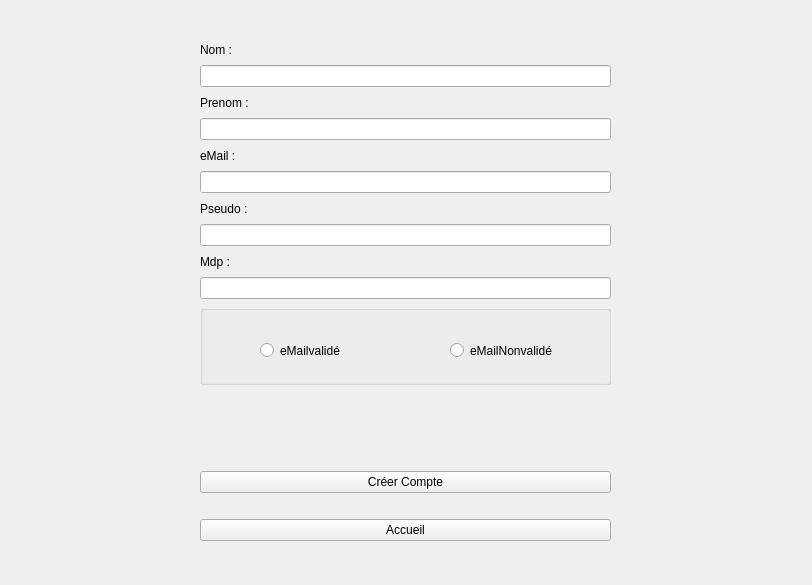
<?xml version="1.0" encoding="UTF-8"?>
<ui version="4.0">
 <class>windows</class>
 <widget class="QWidget" name="windows">
  <property name="geometry">
   <rect>
    <x>0</x>
    <y>0</y>
    <width>812</width>
    <height>585</height>
   </rect>
  </property>
  <property name="windowTitle">
   <string>ShareCount</string>
  </property>
  <widget class="QStackedWidget" name="stackedWidget">
   <property name="geometry">
    <rect>
     <x>0</x>
     <y>0</y>
     <width>811</width>
     <height>581</height>
    </rect>
   </property>
   <property name="currentIndex">
    <number>1</number>
   </property>
   <widget class="QWidget" name="connexion_inscription">
    <widget class="QWidget" name="gridLayoutWidget_5">
     <property name="geometry">
      <rect>
       <x>0</x>
       <y>0</y>
       <width>811</width>
       <height>581</height>
      </rect>
     </property>
     <layout class="QGridLayout" name="gridLayout_5">
      <item row="4" column="1">
       <widget class="QPushButton" name="bouttonInscription">
        <property name="text">
         <string>Inscription</string>
        </property>
       </widget>
      </item>
      <item row="5" column="1">
       <widget class="QPushButton" name="bouttonConnexion">
        <property name="text">
         <string>Connexion</string>
        </property>
       </widget>
      </item>
      <item row="4" column="2">
       <spacer name="horizontalSpacer_10">
        <property name="orientation">
         <enum>Qt::Horizontal</enum>
        </property>
        <property name="sizeType">
         <enum>QSizePolicy::Minimum</enum>
        </property>
        <property name="sizeHint" stdset="0">
         <size>
          <width>40</width>
          <height>20</height>
         </size>
        </property>
       </spacer>
      </item>
      <item row="6" column="1">
       <spacer name="verticalSpacer_9">
        <property name="orientation">
         <enum>Qt::Vertical</enum>
        </property>
        <property name="sizeHint" stdset="0">
         <size>
          <width>20</width>
          <height>40</height>
         </size>
        </property>
       </spacer>
      </item>
      <item row="0" column="1">
       <spacer name="verticalSpacer_10">
        <property name="orientation">
         <enum>Qt::Vertical</enum>
        </property>
        <property name="sizeType">
         <enum>QSizePolicy::Minimum</enum>
        </property>
        <property name="sizeHint" stdset="0">
         <size>
          <width>20</width>
          <height>150</height>
         </size>
        </property>
       </spacer>
      </item>
      <item row="3" column="1">
       <widget class="QLabel" name="label">
        <property name="text">
         <string/>
        </property>
       </widget>
      </item>
      <item row="4" column="0">
       <spacer name="horizontalSpacer_11">
        <property name="orientation">
         <enum>Qt::Horizontal</enum>
        </property>
        <property name="sizeType">
         <enum>QSizePolicy::Minimum</enum>
        </property>
        <property name="sizeHint" stdset="0">
         <size>
          <width>40</width>
          <height>20</height>
         </size>
        </property>
       </spacer>
      </item>
      <item row="1" column="1">
       <widget class="QLabel" name="label_3">
        <property name="font">
         <font>
          <family>Calibri</family>
          <pointsize>41</pointsize>
         </font>
        </property>
        <property name="text">
         <string>Bonjour</string>
        </property>
        <property name="textFormat">
         <enum>Qt::AutoText</enum>
        </property>
        <property name="alignment">
         <set>Qt::AlignCenter</set>
        </property>
       </widget>
      </item>
      <item row="2" column="1">
       <spacer name="verticalSpacer_11">
        <property name="orientation">
         <enum>Qt::Vertical</enum>
        </property>
        <property name="sizeHint" stdset="0">
         <size>
          <width>20</width>
          <height>40</height>
         </size>
        </property>
       </spacer>
      </item>
     </layout>
    </widget>
   </widget>
   <widget class="QWidget" name="inscription">
    <widget class="QWidget" name="gridLayoutWidget_6">
     <property name="geometry">
      <rect>
       <x>0</x>
       <y>0</y>
       <width>811</width>
       <height>581</height>
      </rect>
     </property>
     <layout class="QGridLayout" name="gridLayout_6">
      <item row="3" column="1">
       <widget class="QLabel" name="label_5">
        <property name="text">
         <string>Prenom :</string>
        </property>
       </widget>
      </item>
      <item row="4" column="1">
       <widget class="QLineEdit" name="lineEdit_Prenom">
        <property name="echoMode">
         <enum>QLineEdit::Normal</enum>
        </property>
       </widget>
      </item>
      <item row="15" column="1">
       <spacer name="verticalSpacer_12">
        <property name="orientation">
         <enum>Qt::Vertical</enum>
        </property>
        <property name="sizeType">
         <enum>QSizePolicy::Minimum</enum>
        </property>
        <property name="sizeHint" stdset="0">
         <size>
          <width>40</width>
          <height>80</height>
         </size>
        </property>
       </spacer>
      </item>
      <item row="2" column="2">
       <spacer name="horizontalSpacer_12">
        <property name="orientation">
         <enum>Qt::Horizontal</enum>
        </property>
        <property name="sizeType">
         <enum>QSizePolicy::Preferred</enum>
        </property>
        <property name="sizeHint" stdset="0">
         <size>
          <width>200</width>
          <height>20</height>
         </size>
        </property>
       </spacer>
      </item>
      <item row="2" column="1">
       <widget class="QLineEdit" name="lineEdit_Nom"/>
      </item>
      <item row="21" column="1">
       <spacer name="verticalSpacer_13">
        <property name="orientation">
         <enum>Qt::Vertical</enum>
        </property>
        <property name="sizeType">
         <enum>QSizePolicy::Minimum</enum>
        </property>
        <property name="sizeHint" stdset="0">
         <size>
          <width>20</width>
          <height>40</height>
         </size>
        </property>
       </spacer>
      </item>
      <item row="2" column="0">
       <spacer name="horizontalSpacer_13">
        <property name="orientation">
         <enum>Qt::Horizontal</enum>
        </property>
        <property name="sizeType">
         <enum>QSizePolicy::Preferred</enum>
        </property>
        <property name="sizeHint" stdset="0">
         <size>
          <width>200</width>
          <height>20</height>
         </size>
        </property>
       </spacer>
      </item>
      <item row="8" column="1">
       <widget class="QLabel" name="label_8">
        <property name="text">
         <string>Pseudo :</string>
        </property>
       </widget>
      </item>
      <item row="19" column="1">
       <spacer name="verticalSpacer_14">
        <property name="orientation">
         <enum>Qt::Vertical</enum>
        </property>
        <property name="sizeType">
         <enum>QSizePolicy::Minimum</enum>
        </property>
        <property name="sizeHint" stdset="0">
         <size>
          <width>20</width>
          <height>20</height>
         </size>
        </property>
       </spacer>
      </item>
      <item row="1" column="1">
       <widget class="QLabel" name="label_9">
        <property name="text">
         <string>Nom :</string>
        </property>
       </widget>
      </item>
      <item row="14" column="0">
       <spacer name="verticalSpacer_15">
        <property name="orientation">
         <enum>Qt::Vertical</enum>
        </property>
        <property name="sizeType">
         <enum>QSizePolicy::Maximum</enum>
        </property>
        <property name="sizeHint" stdset="0">
         <size>
          <width>20</width>
          <height>80</height>
         </size>
        </property>
       </spacer>
      </item>
      <item row="14" column="2">
       <spacer name="verticalSpacer_16">
        <property name="orientation">
         <enum>Qt::Vertical</enum>
        </property>
        <property name="sizeType">
         <enum>QSizePolicy::Maximum</enum>
        </property>
        <property name="sizeHint" stdset="0">
         <size>
          <width>20</width>
          <height>80</height>
         </size>
        </property>
       </spacer>
      </item>
      <item row="0" column="1">
       <spacer name="verticalSpacer_17">
        <property name="orientation">
         <enum>Qt::Vertical</enum>
        </property>
        <property name="sizeType">
         <enum>QSizePolicy::Maximum</enum>
        </property>
        <property name="sizeHint" stdset="0">
         <size>
          <width>20</width>
          <height>40</height>
         </size>
        </property>
       </spacer>
      </item>
      <item row="20" column="1">
       <widget class="QPushButton" name="retourAccueil_inscription">
        <property name="text">
         <string>Accueil</string>
        </property>
       </widget>
      </item>
      <item row="12" column="1">
       <widget class="QLineEdit" name="lineEdit_Mdp_inscription">
        <property name="echoMode">
         <enum>QLineEdit::Password</enum>
        </property>
       </widget>
      </item>
      <item row="11" column="1">
       <widget class="QLabel" name="label_10">
        <property name="text">
         <string>Mdp :</string>
        </property>
       </widget>
      </item>
      <item row="18" column="1">
       <widget class="QPushButton" name="boutton_Inscription">
        <property name="text">
         <string>Créer Compte</string>
        </property>
       </widget>
      </item>
      <item row="10" column="1">
       <widget class="QLineEdit" name="lineEdit_Pseudo">
        <property name="echoMode">
         <enum>QLineEdit::Normal</enum>
        </property>
       </widget>
      </item>
      <item row="7" column="1">
       <widget class="QLineEdit" name="lineEdit_eMail_inscription"/>
      </item>
      <item row="6" column="1">
       <widget class="QLabel" name="label_11">
        <property name="text">
         <string>eMail :</string>
        </property>
       </widget>
      </item>
      <item row="14" column="1">
       <widget class="QGroupBox" name="mailValide">
        <property name="enabled">
         <bool>true</bool>
        </property>
        <property name="autoFillBackground">
         <bool>false</bool>
        </property>
        <property name="title">
         <string/>
        </property>
        <property name="flat">
         <bool>false</bool>
        </property>
        <widget class="QRadioButton" name="buttonmailvalide">
         <property name="geometry">
          <rect>
           <x>60</x>
           <y>0</y>
           <width>121</width>
           <height>91</height>
          </rect>
         </property>
         <property name="layoutDirection">
          <enum>Qt::LeftToRight</enum>
         </property>
         <property name="text">
          <string>eMailvalidé</string>
         </property>
        </widget>
        <widget class="QRadioButton" name="buttonmailInvalide">
         <property name="geometry">
          <rect>
           <x>250</x>
           <y>0</y>
           <width>131</width>
           <height>91</height>
          </rect>
         </property>
         <property name="layoutDirection">
          <enum>Qt::LeftToRight</enum>
         </property>
         <property name="text">
          <string>eMailNonvalidé</string>
         </property>
        </widget>
       </widget>
      </item>
     </layout>
    </widget>
   </widget>
   <widget class="QWidget" name="connexion">
    <widget class="QWidget" name="gridLayoutWidget_4">
     <property name="geometry">
      <rect>
       <x>0</x>
       <y>0</y>
       <width>811</width>
       <height>581</height>
      </rect>
     </property>
     <layout class="QGridLayout" name="gridLayout_4">
      <item row="1" column="2">
       <spacer name="horizontalSpacer_4">
        <property name="orientation">
         <enum>Qt::Horizontal</enum>
        </property>
        <property name="sizeType">
         <enum>QSizePolicy::Minimum</enum>
        </property>
        <property name="sizeHint" stdset="0">
         <size>
          <width>200</width>
          <height>20</height>
         </size>
        </property>
       </spacer>
      </item>
      <item row="14" column="1">
       <spacer name="verticalSpacer_7">
        <property name="orientation">
         <enum>Qt::Vertical</enum>
        </property>
        <property name="sizeHint" stdset="0">
         <size>
          <width>20</width>
          <height>40</height>
         </size>
        </property>
       </spacer>
      </item>
      <item row="1" column="1">
       <widget class="QLabel" name="label_2">
        <property name="text">
         <string>e-mail :</string>
        </property>
       </widget>
      </item>
      <item row="12" column="1">
       <widget class="QLabel" name="label_6">
        <property name="text">
         <string/>
        </property>
       </widget>
      </item>
      <item row="11" column="1">
       <widget class="QPushButton" name="boutton_connexion">
        <property name="text">
         <string>Connexion</string>
        </property>
       </widget>
      </item>
      <item row="1" column="0">
       <spacer name="horizontalSpacer_6">
        <property name="orientation">
         <enum>Qt::Horizontal</enum>
        </property>
        <property name="sizeType">
         <enum>QSizePolicy::Minimum</enum>
        </property>
        <property name="sizeHint" stdset="0">
         <size>
          <width>200</width>
          <height>20</height>
         </size>
        </property>
       </spacer>
      </item>
      <item row="13" column="1">
       <widget class="QPushButton" name="retourAccueil_connexion">
        <property name="text">
         <string>Accueil</string>
        </property>
       </widget>
      </item>
      <item row="0" column="1">
       <spacer name="verticalSpacer_6">
        <property name="orientation">
         <enum>Qt::Vertical</enum>
        </property>
        <property name="sizeHint" stdset="0">
         <size>
          <width>20</width>
          <height>40</height>
         </size>
        </property>
       </spacer>
      </item>
      <item row="4" column="1">
       <widget class="QLineEdit" name="lineEdit_eMail"/>
      </item>
      <item row="7" column="1">
       <widget class="QLabel" name="label_4">
        <property name="text">
         <string>Mot de passe :</string>
        </property>
       </widget>
      </item>
      <item row="9" column="1">
       <widget class="QLabel" name="label_7">
        <property name="text">
         <string/>
        </property>
       </widget>
      </item>
      <item row="8" column="1">
       <widget class="QLineEdit" name="lineEdit_Mdp">
        <property name="echoMode">
         <enum>QLineEdit::Password</enum>
        </property>
       </widget>
      </item>
      <item row="5" column="1">
       <spacer name="verticalSpacer_8">
        <property name="orientation">
         <enum>Qt::Vertical</enum>
        </property>
        <property name="sizeType">
         <enum>QSizePolicy::Minimum</enum>
        </property>
        <property name="sizeHint" stdset="0">
         <size>
          <width>20</width>
          <height>20</height>
         </size>
        </property>
       </spacer>
      </item>
     </layout>
    </widget>
   </widget>
   <widget class="QWidget" name="accueilUtilisateur">
    <widget class="QWidget" name="gridLayoutWidget">
     <property name="geometry">
      <rect>
       <x>0</x>
       <y>0</y>
       <width>811</width>
       <height>581</height>
      </rect>
     </property>
     <layout class="QGridLayout" name="gridLayout">
      <item row="0" column="1" colspan="3">
       <widget class="QLabel" name="NomPrenom">
        <property name="font">
         <font>
          <pointsize>23</pointsize>
         </font>
        </property>
        <property name="text">
         <string>TextLabel</string>
        </property>
        <property name="alignment">
         <set>Qt::AlignHCenter|Qt::AlignTop</set>
        </property>
       </widget>
      </item>
      <item row="2" column="0">
       <spacer name="horizontalSpacer">
        <property name="orientation">
         <enum>Qt::Horizontal</enum>
        </property>
        <property name="sizeHint" stdset="0">
         <size>
          <width>40</width>
          <height>20</height>
         </size>
        </property>
       </spacer>
      </item>
      <item row="2" column="2">
       <spacer name="horizontalSpacer_3">
        <property name="orientation">
         <enum>Qt::Horizontal</enum>
        </property>
        <property name="sizeHint" stdset="0">
         <size>
          <width>40</width>
          <height>20</height>
         </size>
        </property>
       </spacer>
      </item>
      <item row="2" column="3">
       <widget class="QListView" name="listCagnotte"/>
      </item>
      <item row="2" column="4">
       <spacer name="horizontalSpacer_2">
        <property name="orientation">
         <enum>Qt::Horizontal</enum>
        </property>
        <property name="sizeHint" stdset="0">
         <size>
          <width>40</width>
          <height>20</height>
         </size>
        </property>
       </spacer>
      </item>
      <item row="4" column="2">
       <widget class="QPushButton" name="retour_accueil">
        <property name="text">
         <string>Retour</string>
        </property>
       </widget>
      </item>
      <item row="3" column="2">
       <spacer name="verticalSpacer">
        <property name="orientation">
         <enum>Qt::Vertical</enum>
        </property>
        <property name="sizeType">
         <enum>QSizePolicy::Minimum</enum>
        </property>
        <property name="sizeHint" stdset="0">
         <size>
          <width>20</width>
          <height>40</height>
         </size>
        </property>
       </spacer>
      </item>
      <item row="1" column="3">
       <widget class="QLabel" name="cag">
        <property name="font">
         <font>
          <pointsize>12</pointsize>
         </font>
        </property>
        <property name="text">
         <string>Cagnottes</string>
        </property>
        <property name="alignment">
         <set>Qt::AlignCenter</set>
        </property>
       </widget>
      </item>
      <item row="2" column="1">
       <widget class="QListView" name="listComptePartage"/>
      </item>
      <item row="1" column="1">
       <widget class="QLabel" name="cmp">
        <property name="font">
         <font>
          <pointsize>12</pointsize>
         </font>
        </property>
        <property name="text">
         <string>Comptes Partagés</string>
        </property>
        <property name="alignment">
         <set>Qt::AlignCenter</set>
        </property>
       </widget>
      </item>
      <item row="5" column="2">
       <spacer name="verticalSpacer_18">
        <property name="orientation">
         <enum>Qt::Vertical</enum>
        </property>
        <property name="sizeType">
         <enum>QSizePolicy::Minimum</enum>
        </property>
        <property name="sizeHint" stdset="0">
         <size>
          <width>20</width>
          <height>40</height>
         </size>
        </property>
       </spacer>
      </item>
     </layout>
    </widget>
   </widget>
   <widget class="QWidget" name="cagnotte">
    <widget class="QWidget" name="gridLayoutWidget_2">
     <property name="geometry">
      <rect>
       <x>0</x>
       <y>0</y>
       <width>811</width>
       <height>581</height>
      </rect>
     </property>
     <layout class="QGridLayout" name="gridLayout_2">
      <item row="0" column="1">
       <widget class="QLabel" name="nomCagnotte">
        <property name="font">
         <font>
          <pointsize>17</pointsize>
         </font>
        </property>
        <property name="text">
         <string>TextLabel</string>
        </property>
        <property name="alignment">
         <set>Qt::AlignCenter</set>
        </property>
       </widget>
      </item>
      <item row="1" column="1">
       <widget class="QListView" name="liste_cagnotte"/>
      </item>
      <item row="1" column="2">
       <spacer name="horizontalSpacer_5">
        <property name="orientation">
         <enum>Qt::Horizontal</enum>
        </property>
        <property name="sizeHint" stdset="0">
         <size>
          <width>40</width>
          <height>20</height>
         </size>
        </property>
       </spacer>
      </item>
      <item row="2" column="1">
       <spacer name="verticalSpacer_2">
        <property name="orientation">
         <enum>Qt::Vertical</enum>
        </property>
        <property name="sizeType">
         <enum>QSizePolicy::Minimum</enum>
        </property>
        <property name="sizeHint" stdset="0">
         <size>
          <width>20</width>
          <height>40</height>
         </size>
        </property>
       </spacer>
      </item>
      <item row="5" column="1">
       <widget class="QPushButton" name="retour_cagnotte">
        <property name="text">
         <string>Retour</string>
        </property>
       </widget>
      </item>
      <item row="1" column="0">
       <spacer name="horizontalSpacer_7">
        <property name="orientation">
         <enum>Qt::Horizontal</enum>
        </property>
        <property name="sizeHint" stdset="0">
         <size>
          <width>40</width>
          <height>20</height>
         </size>
        </property>
       </spacer>
      </item>
      <item row="3" column="1">
       <widget class="QPushButton" name="addFond">
        <property name="text">
         <string>Add fonds</string>
        </property>
       </widget>
      </item>
      <item row="4" column="1">
       <widget class="QPushButton" name="addPart_cagnotte">
        <property name="text">
         <string>Add Participant</string>
        </property>
       </widget>
      </item>
      <item row="6" column="1">
       <spacer name="verticalSpacer_3">
        <property name="orientation">
         <enum>Qt::Vertical</enum>
        </property>
        <property name="sizeType">
         <enum>QSizePolicy::Minimum</enum>
        </property>
        <property name="sizeHint" stdset="0">
         <size>
          <width>20</width>
          <height>40</height>
         </size>
        </property>
       </spacer>
      </item>
     </layout>
    </widget>
   </widget>
   <widget class="QWidget" name="comptePartage">
    <widget class="QWidget" name="gridLayoutWidget_3">
     <property name="geometry">
      <rect>
       <x>0</x>
       <y>0</y>
       <width>811</width>
       <height>581</height>
      </rect>
     </property>
     <layout class="QGridLayout" name="gridLayout_3">
      <item row="1" column="0">
       <spacer name="horizontalSpacer_8">
        <property name="orientation">
         <enum>Qt::Horizontal</enum>
        </property>
        <property name="sizeHint" stdset="0">
         <size>
          <width>40</width>
          <height>20</height>
         </size>
        </property>
       </spacer>
      </item>
      <item row="2" column="1">
       <spacer name="verticalSpacer_4">
        <property name="orientation">
         <enum>Qt::Vertical</enum>
        </property>
        <property name="sizeType">
         <enum>QSizePolicy::Minimum</enum>
        </property>
        <property name="sizeHint" stdset="0">
         <size>
          <width>20</width>
          <height>40</height>
         </size>
        </property>
       </spacer>
      </item>
      <item row="3" column="1">
       <widget class="QPushButton" name="addDep">
        <property name="text">
         <string>Add dépense</string>
        </property>
       </widget>
      </item>
      <item row="1" column="1">
       <widget class="QListView" name="liste_compte"/>
      </item>
      <item row="0" column="1">
       <widget class="QLabel" name="nomCompte">
        <property name="font">
         <font>
          <pointsize>17</pointsize>
         </font>
        </property>
        <property name="text">
         <string>TextLabel</string>
        </property>
        <property name="alignment">
         <set>Qt::AlignCenter</set>
        </property>
       </widget>
      </item>
      <item row="5" column="1">
       <widget class="QPushButton" name="retour_comptepartage">
        <property name="text">
         <string>Retour</string>
        </property>
       </widget>
      </item>
      <item row="4" column="1">
       <widget class="QPushButton" name="addPart_compte">
        <property name="text">
         <string>Add Participant</string>
        </property>
       </widget>
      </item>
      <item row="1" column="2">
       <spacer name="horizontalSpacer_9">
        <property name="orientation">
         <enum>Qt::Horizontal</enum>
        </property>
        <property name="sizeType">
         <enum>QSizePolicy::MinimumExpanding</enum>
        </property>
        <property name="sizeHint" stdset="0">
         <size>
          <width>40</width>
          <height>20</height>
         </size>
        </property>
       </spacer>
      </item>
      <item row="6" column="1">
       <spacer name="verticalSpacer_5">
        <property name="orientation">
         <enum>Qt::Vertical</enum>
        </property>
        <property name="sizeType">
         <enum>QSizePolicy::Minimum</enum>
        </property>
        <property name="sizeHint" stdset="0">
         <size>
          <width>20</width>
          <height>40</height>
         </size>
        </property>
       </spacer>
      </item>
     </layout>
    </widget>
   </widget>
  </widget>
 </widget>
 <tabstops>
  <tabstop>lineEdit_Nom</tabstop>
  <tabstop>lineEdit_Prenom</tabstop>
  <tabstop>lineEdit_eMail_inscription</tabstop>
  <tabstop>lineEdit_Pseudo</tabstop>
  <tabstop>lineEdit_Mdp_inscription</tabstop>
  <tabstop>buttonmailvalide</tabstop>
  <tabstop>buttonmailInvalide</tabstop>
  <tabstop>boutton_Inscription</tabstop>
  <tabstop>retourAccueil_inscription</tabstop>
  <tabstop>bouttonInscription</tabstop>
  <tabstop>bouttonConnexion</tabstop>
  <tabstop>lineEdit_eMail</tabstop>
  <tabstop>lineEdit_Mdp</tabstop>
  <tabstop>boutton_connexion</tabstop>
  <tabstop>retourAccueil_connexion</tabstop>
  <tabstop>retour_accueil</tabstop>
  <tabstop>addFond</tabstop>
  <tabstop>addPart_cagnotte</tabstop>
  <tabstop>retour_cagnotte</tabstop>
  <tabstop>addDep</tabstop>
  <tabstop>addPart_compte</tabstop>
  <tabstop>retour_comptepartage</tabstop>
  <tabstop>liste_cagnotte</tabstop>
  <tabstop>liste_compte</tabstop>
  <tabstop>listCagnotte</tabstop>
  <tabstop>listComptePartage</tabstop>
 </tabstops>
 <resources/>
 <connections/>
</ui>
